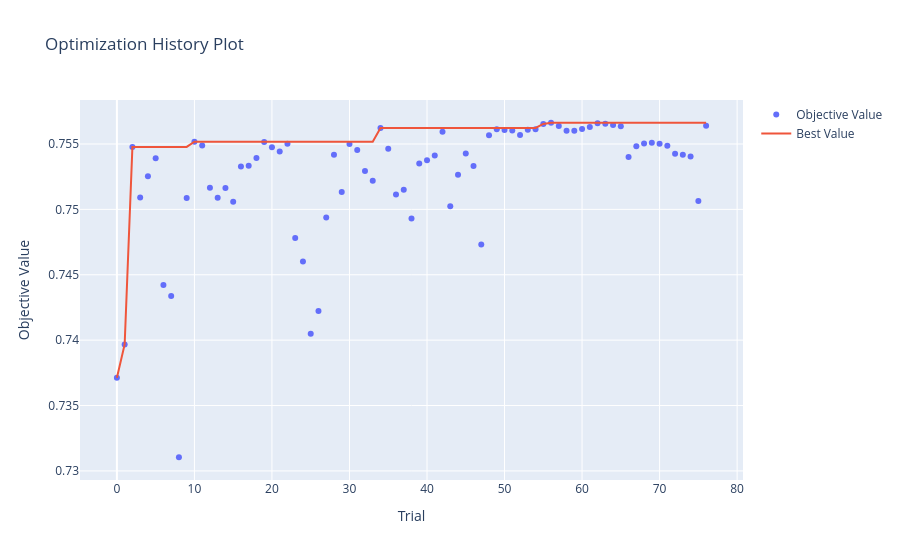
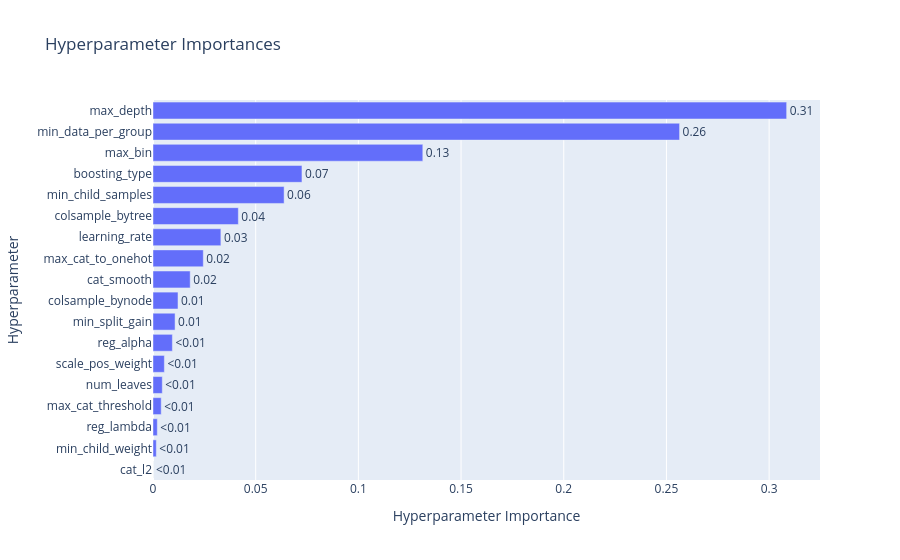

The notebook cell saved with these charts, in order:
### Markdown cell above
### Whole training data set

### Code cell
import optuna
import numpy as np
import warnings
from sklearn.metrics import roc_auc_score
from sklearn.model_selection import TimeSeriesSplit
from optuna.visualization import (
    plot_optimization_history, 
    plot_param_importances, 
    plot_parallel_coordinate
)
from optuna.samplers import TPESampler
from ngboost import NGBClassifier
from ngboost.distns import Bernoulli
from sklearn.tree import DecisionTreeRegressor
from sklearn.utils.class_weight import compute_sample_weight
from sklearn.pipeline import make_pipeline


# Parameter tuning settings

timeout_seconds = 60*60*4
no_improvement_trials = 100

# Split the 100k dataset to evaluate on holdout after tuning

split_index = int(len(train_full_X) * 0.8)

X_tuning = train_full_X[:split_index]
y_tuning = train_full_y_cat[:split_index]
X_val_holdout = train_full_X[split_index:]
y_val_holdout = train_full_y_cat[split_index:]

def objective_ngboost(trial):
    base_params = {
        "criterion": "friedman_mse",
        "max_depth": trial.suggest_int("base_max_depth", 2, 20), # Max tree depth
        "min_samples_split": trial.suggest_int("base_min_samples_split", 10, 500), # Min samples required to split an internal node
        "min_samples_leaf": trial.suggest_int("base_min_samples_leaf", 10, 500), # Min samples required in a leaf node
        "min_weight_fraction_leaf": trial.suggest_float("base_min_weight_fraction_leaf", 0, 0.5), # Min weight fraction required in a leaf node
        "max_features": trial.suggest_categorical("base_max_features", ["sqrt", "log2", None]), # Number of features to consider when looking for the best split
        "ccp_alpha": trial.suggest_float("base_ccp_alpha", 1e-5, 0.1, log=True), # Complexity parameter for Minimal Cost-Complexity Pruning
        "max_leaf_nodes": trial.suggest_int("base_max_leaf_nodes", 5, 512), # Max leaf nodes in the tree
        "min_impurity_decrease": trial.suggest_float("base_min_impurity_decrease", 0, 1.0), # Min impurity decrease required for a split
        "random_state": 42 # For reproducibility
    }
    
    base_learner = DecisionTreeRegressor(**base_params)
    
    params = {
        "n_estimators": trial.suggest_int("n_estimators", 100, 1000), # Number of boosting rounds,
        "learning_rate": trial.suggest_float("learning_rate", 0.005, 0.2, log=True), # Step size
        "minibatch_frac": trial.suggest_float("minibatch_frac", 0.5, 1.0), # Fraction of data to use for fitting each base learner
        "col_sample": trial.suggest_float("col_sample", 0.3, 1.0), # Fraction of features to consider for each base learner
        "random_state": 42, # For reproducibility
        "verbose": False, # No verbose output during training
    }

    full_pipeline = make_pipeline(
        numeric_preprocessor,
        NGBClassifier(Dist=Bernoulli, Base=base_learner, **params)
    )
    
    tscv = TimeSeriesSplit(n_splits=3)
    cv_scores = []
    
    for train_idx, val_idx in tscv.split(X_tuning):
        X_tr, X_val = X_tuning.iloc[train_idx], X_tuning.iloc[val_idx]
        y_tr = y_tuning.iloc[train_idx].values.astype(int)
        y_val = y_tuning.iloc[val_idx].values.astype(int)


        weights = compute_sample_weight(class_weight="balanced", y=y_tr)
        
        with warnings.catch_warnings():
            warnings.simplefilter("ignore")
            full_pipeline.fit(X_tr, y_tr, ngbclassifier__sample_weight=weights)
        
        preds = full_pipeline.predict_proba(X_val)[:, 1]
        cv_scores.append(roc_auc_score(y_val, preds))
        
    return np.mean(cv_scores)

def stop_optuna(study, trial): # Custom callback to stop optimization if no improvement in best AUC for a certain number of trials
    if study.best_trial.number + no_improvement_trials <= trial.number:
        print(f"\n[Early Stop] No improvement in {no_improvement_trials} trials. Stopping optimization.")
        study.stop()

study_ngboost = optuna.create_study(direction="maximize", sampler=TPESampler(seed=42))
study_ngboost.optimize(objective_ngboost, timeout=timeout_seconds, n_jobs=-1, callbacks=[stop_optuna])

print("\n" + "="*40)
print(f"BEST AUC: {study_ngboost.best_value:.4f}")
print("BEST PARAMETERS:")

print("best_params = {")
for k, v in study_ngboost.best_params.items():
    if isinstance(v, str):
        print(f'    "{k}": "{v}",')
    else:
        print(f'    "{k}": {v},')
print("}")

print("\n--- PARAMETER IMPORTANCE ---")
importances = optuna.importance.get_param_importances(study_ngboost)
for param, importance in importances.items():
    print(f"  {param:20}: {importance:.4f}")
print("="*40)


fig1 = plot_optimization_history(study_ngboost)
fig1.show()
    
fig2 = plot_param_importances(study_ngboost)
fig2.show()
    
fig3 = plot_parallel_coordinate(study_ngboost)
fig3.show()
    
fig1.write_html("hyperparameter_tuning/NGBoost/Classification/optuna_ngboost_full_history.html")
fig2.write_html("hyperparameter_tuning/NGBoost/Classification/optuna_ngboost_full_importance.html")
fig3.write_html("hyperparameter_tuning/NGBoost/Classification/optuna_ngboost_full_parallel.html")

### Figure 1 — Plotly figure (JSON) as saved in the notebook; plotly's stock layout.template omitted (floating-point values rounded to 4 significant figures)
{"data": [{"mode": "markers", "name": "Objective Value", "type": "scatter", "x": [0, 1, 2, 3, 4, 5, 6, 7, 8, 9, 10, 11, 12, 13, 14, 15, 16, 17, 18, 19, 20, 21, 22, 23, 24, 25, 26, 27, 28, 29, 30, 31, 32, 33, 34, 35, 36, 37, 38, 39, 40, 41, 42, 43, 44, 45, 46, 47, 48, 49, 50, 51, 52, 53, 54, 55, 56, 57, 58, 59, 60, 61, 62, 63, 64, 65, 66, 67, 68, 69, 70, 71, 72, 73, 74, 75, 76], "y": [0.7371, 0.7397, 0.7548, 0.7509, 0.7525, 0.7539, 0.7442, 0.7434, 0.731, 0.7509, 0.7552, 0.7549, 0.7517, 0.7509, 0.7516, 0.7506, 0.7533, 0.7533, 0.7539, 0.7551, 0.7547, 0.7544, 0.755, 0.7478, 0.746, 0.7405, 0.7422, 0.7494, 0.7542, 0.7513, 0.755, 0.7545, 0.7529, 0.7522, 0.7562, 0.7546, 0.7511, 0.7515, 0.7493, 0.7535, 0.7538, 0.7541, 0.7559, 0.7502, 0.7526, 0.7543, 0.7533, 0.7473, 0.7557, 0.7561, 0.7561, 0.756, 0.7557, 0.7561, 0.7561, 0.7565, 0.7566, 0.7564, 0.756, 0.756, 0.7561, 0.7563, 0.7566, 0.7566, 0.7564, 0.7564, 0.754, 0.7548, 0.755, 0.7551, 0.755, 0.7549, 0.7543, 0.7542, 0.7541, 0.7506, 0.7564]}, {"mode": "lines", "name": "Best Value", "type": "scatter", "x": [0, 1, 2, 3, 4, 5, 6, 7, 8, 9, 10, 11, 12, 13, 14, 15, 16, 17, 18, 19, 20, 21, 22, 23, 24, 25, 26, 27, 28, 29, 30, 31, 32, 33, 34, 35, 36, 37, 38, 39, 40, 41, 42, 43, 44, 45, 46, 47, 48, 49, 50, 51, 52, 53, 54, 55, 56, 57, 58, 59, 60, 61, 62, 63, 64, 65, 66, 67, 68, 69, 70, 71, 72, 73, 74, 75, 76], "y": [0.7371, 0.7397, 0.7548, 0.7548, 0.7548, 0.7548, 0.7548, 0.7548, 0.7548, 0.7548, 0.7552, 0.7552, 0.7552, 0.7552, 0.7552, 0.7552, 0.7552, 0.7552, 0.7552, 0.7552, 0.7552, 0.7552, 0.7552, 0.7552, 0.7552, 0.7552, 0.7552, 0.7552, 0.7552, 0.7552, 0.7552, 0.7552, 0.7552, 0.7552, 0.7562, 0.7562, 0.7562, 0.7562, 0.7562, 0.7562, 0.7562, 0.7562, 0.7562, 0.7562, 0.7562, 0.7562, 0.7562, 0.7562, 0.7562, 0.7562, 0.7562, 0.7562, 0.7562, 0.7562, 0.7562, 0.7565, 0.7566, 0.7566, 0.7566, 0.7566, 0.7566, 0.7566, 0.7566, 0.7566, 0.7566, 0.7566, 0.7566, 0.7566, 0.7566, 0.7566, 0.7566, 0.7566, 0.7566, 0.7566, 0.7566, 0.7566, 0.7566]}, {"marker": {"color": "#cccccc"}, "mode": "markers", "name": "Infeasible Trial", "showlegend": false, "type": "scatter", "x": [], "y": []}], "layout": {"title": {"text": "Optimization History Plot"}, "xaxis": {"title": {"text": "Trial"}}, "yaxis": {"title": {"text": "Objective Value"}}}}

### Figure 2 — Plotly figure (JSON) as saved in the notebook; plotly's stock layout.template omitted (floating-point values rounded to 4 significant figures)
{"data": [{"cliponaxis": false, "hovertemplate": ["cat_l2 (FloatDistribution): 4.122600565125513e-06<extra></extra>", "min_child_weight (FloatDistribution): 0.0016176512981325658<extra></extra>", "reg_lambda (FloatDistribution): 0.0021038001402528266<extra></extra>", "max_cat_threshold (IntDistribution): 0.0039971794965803185<extra></extra>", "num_leaves (IntDistribution): 0.004524866649439359<extra></extra>", "scale_pos_weight (FloatDistribution): 0.0055328232057414925<extra></extra>", "reg_alpha (FloatDistribution): 0.009431075075725534<extra></extra>", "min_split_gain (FloatDistribution): 0.010746740031262273<extra></extra>", "colsample_bynode (FloatDistribution): 0.01216617443754353<extra></extra>", "cat_smooth (FloatDistribution): 0.018106187297869742<extra></extra>", "max_cat_to_onehot (IntDistribution): 0.024493905490307263<extra></extra>", "learning_rate (FloatDistribution): 0.03305291435690193<extra></extra>", "colsample_bytree (FloatDistribution): 0.041554116999894496<extra></extra>", "min_child_samples (IntDistribution): 0.06384094102809432<extra></extra>", "boosting_type (CategoricalDistribution): 0.07252798056966044<extra></extra>", "max_bin (IntDistribution): 0.13137442650476286<extra></extra>", "min_data_per_group (IntDistribution): 0.25639364942108317<extra></extra>", "max_depth (IntDistribution): 0.3085314453961825<extra></extra>"], "name": "Objective Value", "orientation": "h", "text": ["<0.01", "<0.01", "<0.01", "<0.01", "<0.01", "<0.01", "<0.01", "0.01", "0.01", "0.02", "0.02", "0.03", "0.04", "0.06", "0.07", "0.13", "0.26", "0.31"], "textposition": "outside", "type": "bar", "x": [4.123e-06, 0.001618, 0.002104, 0.003997, 0.004525, 0.005533, 0.009431, 0.01075, 0.01217, 0.01811, 0.02449, 0.03305, 0.04155, 0.06384, 0.07253, 0.1314, 0.2564, 0.3085], "y": ["cat_l2", "min_child_weight", "reg_lambda", "max_cat_threshold", "num_leaves", "scale_pos_weight", "reg_alpha", "min_split_gain", "colsample_bynode", "cat_smooth", "max_cat_to_onehot", "learning_rate", "colsample_bytree", "min_child_samples", "boosting_type", "max_bin", "min_data_per_group", "max_depth"]}], "layout": {"title": {"text": "Hyperparameter Importances"}, "xaxis": {"title": {"text": "Hyperparameter Importance"}}, "yaxis": {"title": {"text": "Hyperparameter"}}}}
